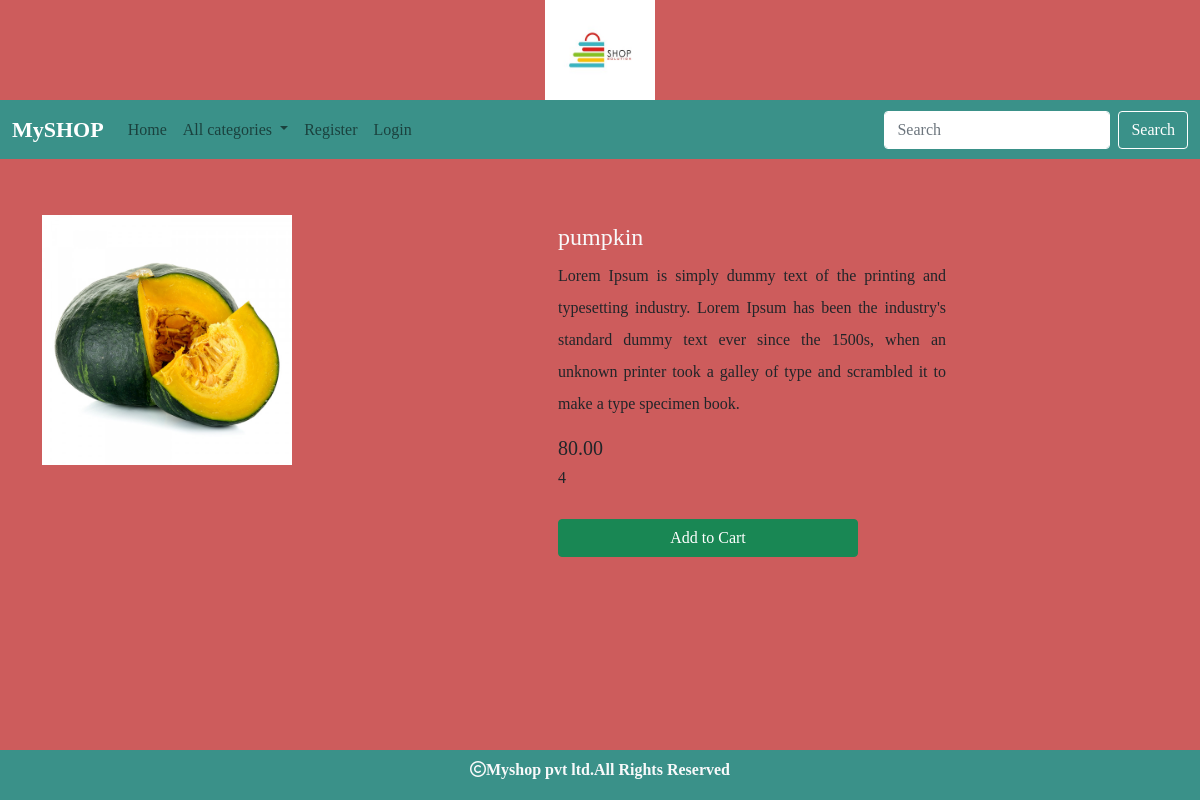
Screenshot of /detail/12 with the database file from the repository.
### shop/models.py (models this page shows, shortened)
class Product(models.Model):
    name = models.CharField(max_length=30)
    desc = models.TextField()
    image = models.ImageField(upload_to='products', null=True, blank=True)
    price= models.DecimalField(max_digits=10,decimal_places=2)
    stock=models.IntegerField()
    available=models.BooleanField(default=True)
    created=models.DateTimeField(auto_now_add=True) #one time
    updated=models.DateTimeField(auto_now=True) #every time we update records
    category=models.ForeignKey(Category,on_delete=models.CASCADE)

### shop/views.py (the view)
# urls.py: path('detail/<int:p>',views.showdetail,name="detail"),
def showdetail(request,p):
    p=Product.objects.get(id=p)
    return render(request,'detail.html',{'p':p})

### cart/context_processors.py (called while the page is built, shortened)
def total(request):
    count=0
    return {'count':count}

### shop/context_processors.py (called while the page is built)
def links(request):
    c=Category.objects.all()
    return {'links':c}

### templates/detail.html
{% extends 'base.html' %}
{% block content %}
<div class="container mt-6">
    <div class="row mt-5">
        <div class="col-4 me-5">
            <img class="mt-2" src="{{p.image.url}}" height="250px width:300px;">
        </div>
        <div class="col-5 me-3 mt-2 pt-2" style="padding-left:100px;width:500px;" >
            <h4 class="text-light">{{p.name}}</h4>
            <p style="text-align:justify;line-height:2;">{{p.desc}}</p>
            <h5 class="mt-2">{{p.price}}</h5>
            <h6 class="mt-2">{{p.stock}}</h6>
            {% if user.is_superuser == True %}
            {% if p.stock > 0 %}
           <h3 class="text-light">In Stock</h3>
             <a href="{% url 'admin:index' %}" class="btn btn-success mt-4" style="width:300px;">Add Stock</a>
            {% else %}
            <h3 class="text-light"> Out of Stock</h3>
             <a href="{% url 'admin:index' %}" class="btn btn-success mt-4" style="width:300px;">Add Stock</a>
            {% endif %}
            {% else %}
            {% if p.stock > 0 %}
            <a href="{% url 'cart:addtocart' p.id %}" class="btn btn-success mt-4" style="width:300px;">Add to Cart</a>
            {% else %}
            <h3 class="text-light">Out of Stock</h3>
            {% endif %}
            {% endif %}
        </div>
    </div>
</div>
{% endblock %}

### static/css/style.css (style rules this page uses)
body { background-color:#6666; font-family: "Zilla Slab", serif; font-optical-sizing: auto; font-weight: 300; font-style: normal; font-variation-settings: "wdth" 100; }

### rows the page displays
Product: image (picture), name "pumpkin", desc "Lorem Ipsum is simply dummy text of the printing and typesetting industry. Lorem Ipsum has been the industry's standard dummy text ever since the 1500s, when an unknown printer took a galley of type and scrambled it to make a type specimen book.", price "80.00", stock "4"
